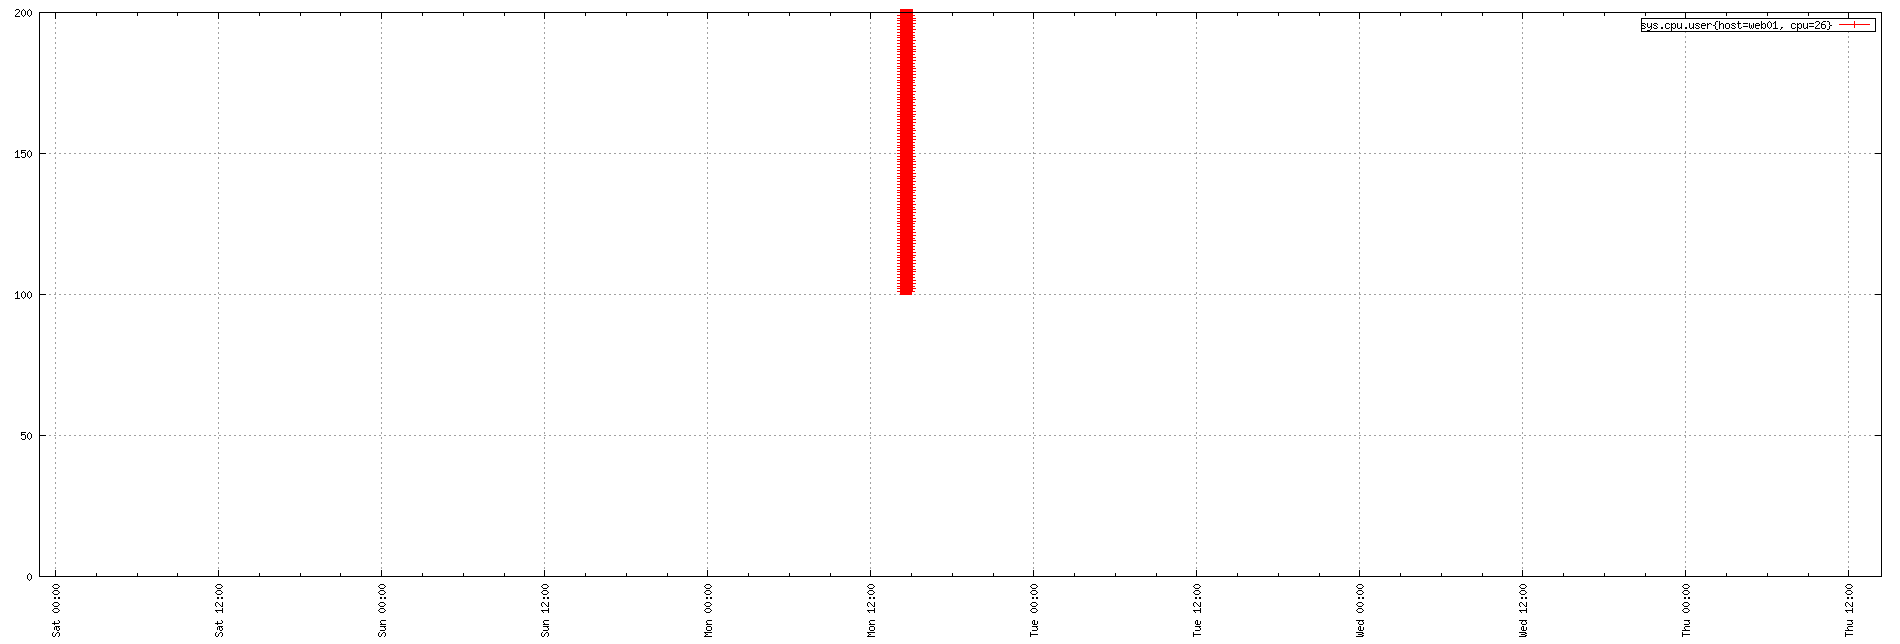

Here is the gnuplot script that generated this plot:
set term png small size 1900,644
set xdata time
set timefmt "%s"
if (GPVAL_VERSION < 4.6) set xtics rotate; else set xtics rotate right
set output "${TMPDIR-'tmp'}/tsd/43978f31.png"
set xrange ["1673650109":"1674138231"]
set format x "%a %H:%M"
set grid
set style data linespoint
set key right box
set yrange [0:]
plot  "${TMPDIR-'tmp'}/tsd/43978f31_0.dat" using 1:2 title "sys.cpu.user{host=web01, cpu=26}"
